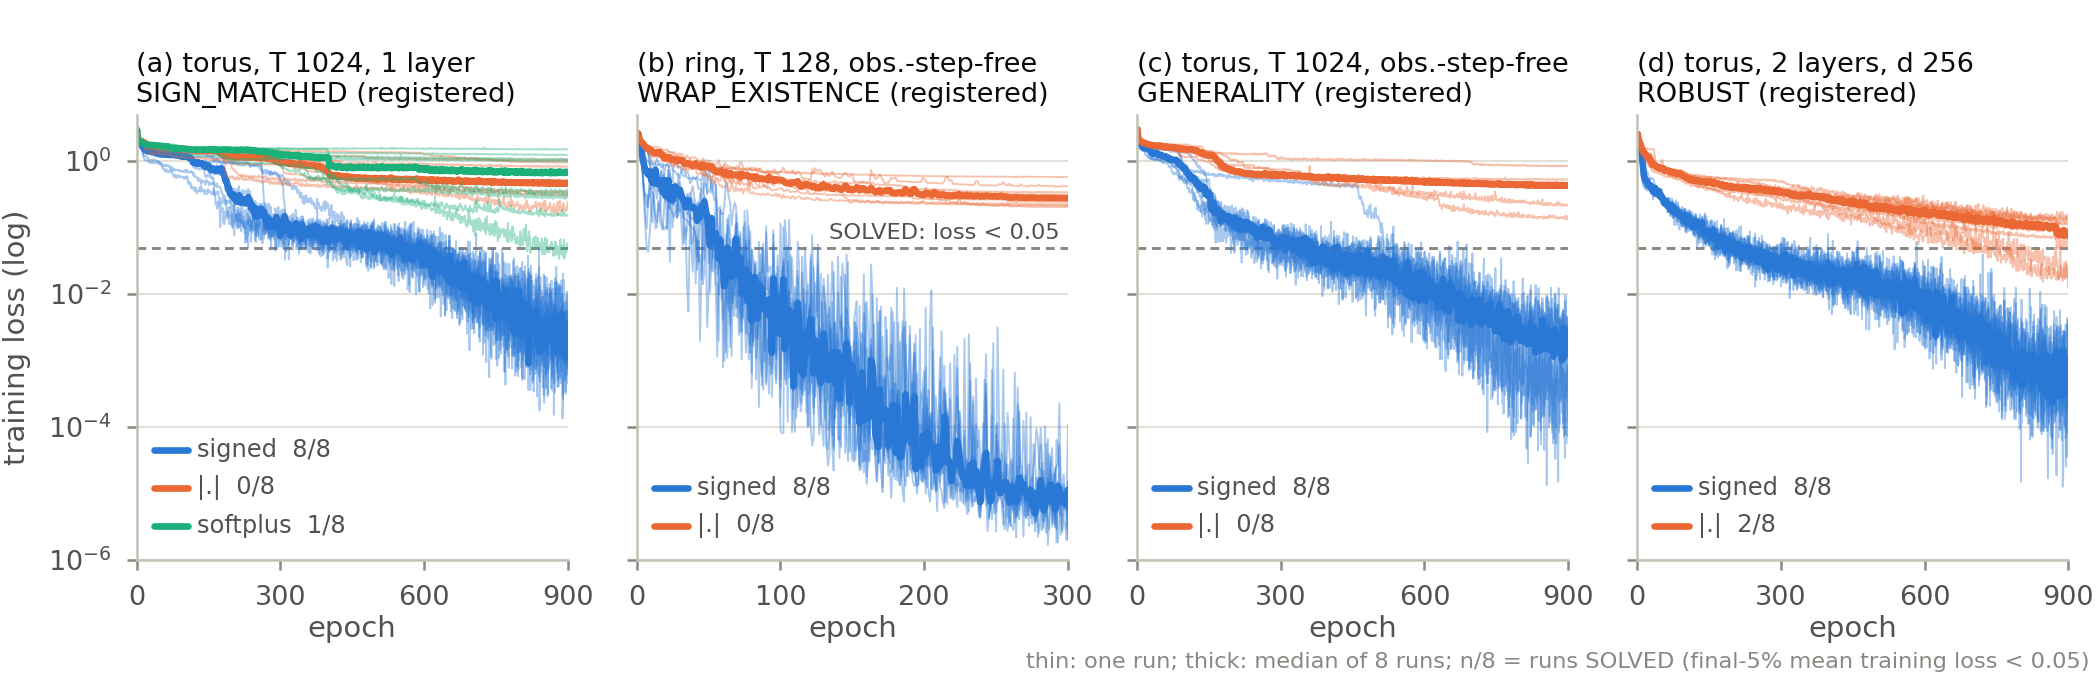

Reproduce this figure in Python.
"""[rank variant: fig_loss_curves_rank.py] Training loss per epoch, signed vs |.| (and softplus), the headline contrast (post hoc re-plot of stored per-epoch
losses; the SOLVED classes are the registered ones: final-5% mean training loss < 0.05, stats_core.classify_run).
Per run a thin line, per arm the median across runs (thick). Training loss is measured with dropout on.
Panels (each a registered batch; all arms of a panel trained in that batch):
  (a) torus T = 1024, 900 epochs, 1 layer d 128: SIGN_MATCHED Signed_r4 / Abs_r4 / Pos_r4 (seeds 0-7)
  (b) ring 32 cells, T = 128, 300 epochs, observation-step-free, from scratch: WRAP_EXISTENCE SO / AO (seeds 600-607)
  (c) torus T = 1024, 900 epochs, observation-step-free: GENERALITY SO4 / AO4 (seeds 700-707)
  (d) torus T = 1024, 900 epochs, observation-step-free, 2 layers d 256: ROBUST SO / AO (seeds 1400-1407)
  cd /home/prashr && CUDA_VISIBLE_DEVICES="" PYTHONPATH=/home/prashr python3 mapformer/docs/paper/figs/fig_loss_curves.py"""
import glob, os
import numpy as np, torch
from figstyle import plt, SIGNED, ABS, SOFTPLUS, INK2, MUTED, FLOOR_LS, save, write_out
from mapformer.stats_core import classify_run

R = "/home/prashr/mapformer/runs"; HERE = os.path.dirname(os.path.abspath(__file__))
PANELS = [
    ("(a) torus, T 1024, 1 layer\nSIGN_MATCHED (registered)", [
        ("signed", SIGNED, f"{R}/sign_matched/p0/Signed_r4_s*/Signed_r4.pt"),
        ("|.|", ABS, f"{R}/sign_matched/p0/Abs_r4_s*/Abs_r4.pt"),
        ("softplus", SOFTPLUS, f"{R}/sign_matched/p0/Pos_r4_s*/Pos_r4.pt")]),
    ("(b) ring, T 128, obs.-step-free\nWRAP_EXISTENCE (registered)", [
        ("signed", SIGNED, f"{R}/wrap_existence/p0/SO_s60[0-7]/SO.pt"),
        ("|.|", ABS, f"{R}/wrap_existence/p0/AO_s60[0-7]/AO.pt")]),
    ("(c) torus, T 1024, obs.-step-free\nGENERALITY (registered)", [
        ("signed", SIGNED, f"{R}/generality/torus/SO4/p0/SignedAO4_r4_s70[0-7]/SignedAO4_r4.pt"),
        ("|.|", ABS, f"{R}/generality/torus/AO4/p0/AbsAO4_r4_s70[0-7]/AbsAO4_r4.pt")]),
    ("(d) torus, 2 layers, d 256\nROBUST (registered)", [
        ("signed", SIGNED, f"{R}/robust/torus/SO/p0/SignedAO4_r4_s14*/SignedAO4_r4.pt"),
        ("|.|", ABS, f"{R}/robust/torus/AO/p0/AbsAO4_r4_s14*/AbsAO4_r4.pt")]),
]

fig, axs = plt.subplots(1, 4, figsize=(7.0, 2.25), sharey=True)
out = ["Training loss curves (dropout on), per run final-5% mean loss and registered class; median curve at checkpoints."]
for ax, (title, arms) in zip(axs, PANELS):
    out.append(f"\n{title.replace(chr(10), ' -- ')}")
    keys = []
    for lab, col, pat in arms:
        cks = sorted(glob.glob(pat)); assert len(cks) == 8, (pat, len(cks))
        L, ns = [], 0
        for ck in cks:
            b = torch.load(ck, map_location="cpu", weights_only=False)
            l = np.asarray(b["losses"], float); L.append(l); c = classify_run(l)
            ns += c["registered"] == "SOLVED"
            out.append(f"  {lab:8s} {os.path.basename(os.path.dirname(ck)):22s} epochs {len(l)}  final-5% {c['tail']:.2e}  "
                       f"min {l.min():.2e}  {c['cls']}")
        L = np.stack(L); E = L.shape[1]; ep = np.arange(1, E + 1)
        for l in L:
            ax.plot(ep, l, color=col, lw=0.45, alpha=0.4)
        med = np.median(L, 0)
        ax.plot(ep, med, color=col, lw=1.6)
        marks = [E // 10, E // 4, E // 2, 3 * E // 4, E]
        cross = np.nonzero(med < 0.05)[0]
        out.append(f"  {lab:8s} median first below 0.05 at epoch {cross[0] + 1 if len(cross) else 'never'}")
        out.append(f"  {lab:8s} SOLVED {ns}/8; median loss at epochs {marks}: " + " ".join(f"{med[m - 1]:.2e}" for m in marks))
        keys.append((lab, col, ns))
    E = L.shape[1]
    ax.axhline(0.05, color=MUTED, lw=0.7, ls=FLOOR_LS, zorder=1)
    ax.set_yscale("log"); ax.set_ylim(1e-6, 5); ax.set_xlim(0, E)
    ax.set_xticks([0, E // 3, 2 * E // 3, E]); ax.set_xlabel("epoch", labelpad=1)
    ax.set_title(title, fontsize=6.5, loc="left", pad=3, color="#0b0b0b")
    ax.grid(axis="x", visible=False)
    for i, (lab, col, ns) in enumerate(keys):
        y = 0.05 + 0.085 * (len(keys) - 1 - i)
        ax.plot([0.04, 0.12], [y + 0.028, y + 0.028], transform=ax.transAxes, color=col, lw=1.6)
        ax.text(0.14, y, f"{lab}  {ns}/8", transform=ax.transAxes, fontsize=5.8, va="bottom", color=INK2)
    ax.minorticks_off(); ax.set_yticks([1e-6, 1e-4, 1e-2, 1])
axs[0].set_ylabel("training loss (log)")
axs[1].text(0.98, 0.058, "SOLVED: loss < 0.05", ha="right", transform=axs[1].get_yaxis_transform(), fontsize=5.4,
            va="bottom", color=INK2)
fig.text(0.995, 0.005, "thin: one run; thick: median of 8 runs; n/8 = runs SOLVED (final-5% mean training loss < 0.05)", ha="right", va="bottom", fontsize=5.4,
         color=MUTED)
fig.subplots_adjust(left=0.065, right=0.985, top=0.83, bottom=0.17, wspace=0.16)
save(fig, HERE, "fig_loss_curves"); write_out(HERE, "fig_loss_curves", out)
